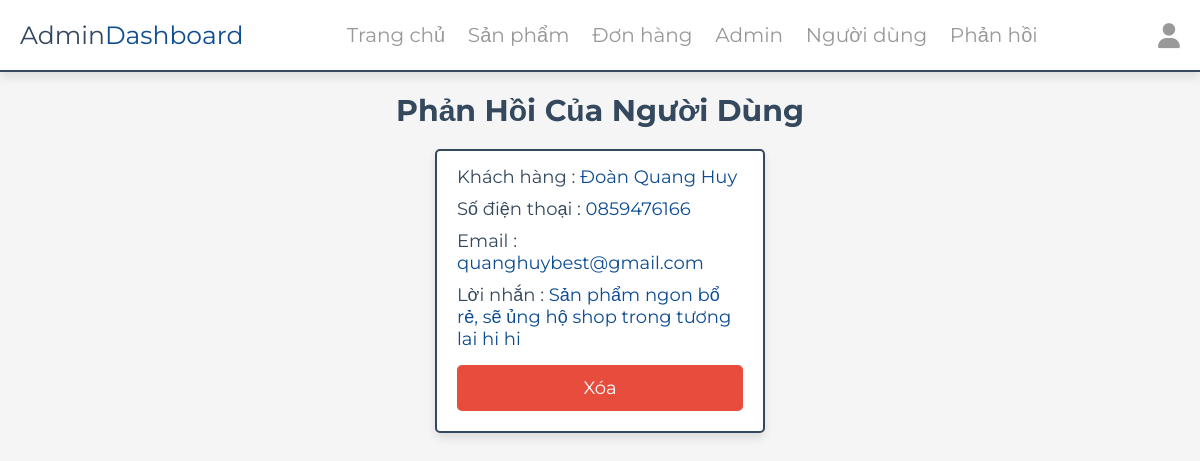
The app's page /admin/messages.php (signed in), older data.
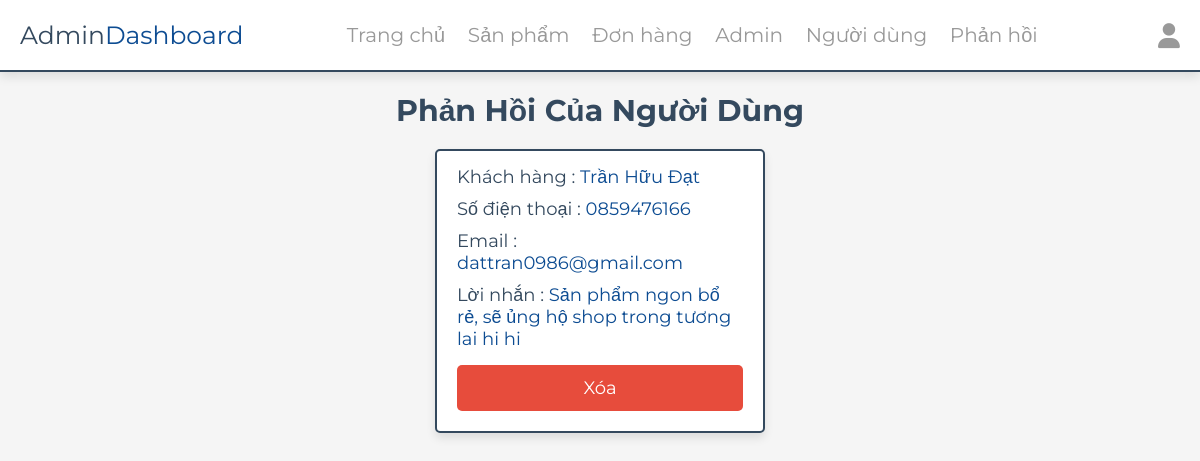
The same page, newer data.
### tables this page shows
CREATE TABLE `messages` (
  `id` int(100) NOT NULL,
  `user_id` int(100) NOT NULL,
  `name` varchar(100) NOT NULL,
  `email` varchar(100) NOT NULL,
  `number` varchar(12) NOT NULL,
  `message` varchar(500) NOT NULL
);

### admin/messages.php (the view, shortened to what this page needs)
<?php
include '../components/connect.php';
?>
<!DOCTYPE html>
<html lang="en">
<head>
   <link rel="stylesheet" href="https://cdnjs.cloudflare.com/ajax/libs/font-awesome/6.1.1/css/all.min.css">
   <link rel="stylesheet" href="../css/admin_style.css">
</head>
<body>
   <?php include '../components/admin_header.php' ?>
   <section class="messages">
      <h1 class="heading">Phản hồi của người dùng</h1>
      <div class="box-container">
         <?php
         $select_messages = $conn->prepare("SELECT * FROM `messages`");
         $select_messages->execute();
         if ($select_messages->rowCount() > 0) {
            while ($fetch_messages = $select_messages->fetch(PDO::FETCH_ASSOC)) {
         ?>
               <div class="box">
                  <p> Khách hàng : <span><?= $fetch_messages['name']; ?></span> </p>
                  <p> Số điện thoại : <span><?= $fetch_messages['number']; ?></span> </p>
                  <p> Email : <span><?= $fetch_messages['email']; ?></span> </p>
                  <p> Lời nhắn : <span><?= $fetch_messages['message']; ?></span> </p>
                  <a href="messages.php?delete=<?= $fetch_messages['id']; ?>" class="delete-btn" onclick="return confirm('Bạn có chắc muốn xóa?');">Xóa</a>
               </div>
         <?php
            }
         } else {
            echo '<p class="empty">Chưa có lời phản hồi!</p>';
         }
         ?>
      </div>
   </section>
</body>
</html>

Row changes from the older to the newer data that the page shows:
changed messages "Sản phẩm ngon bổ rẻ, sẽ ủng hộ shop trong tương lai hi hi": name "Đoàn Quang Huy" → "Trần Hữu Đạt"; email "quanghuybest@gmail.com" → "dattran0986@gmail.com"
